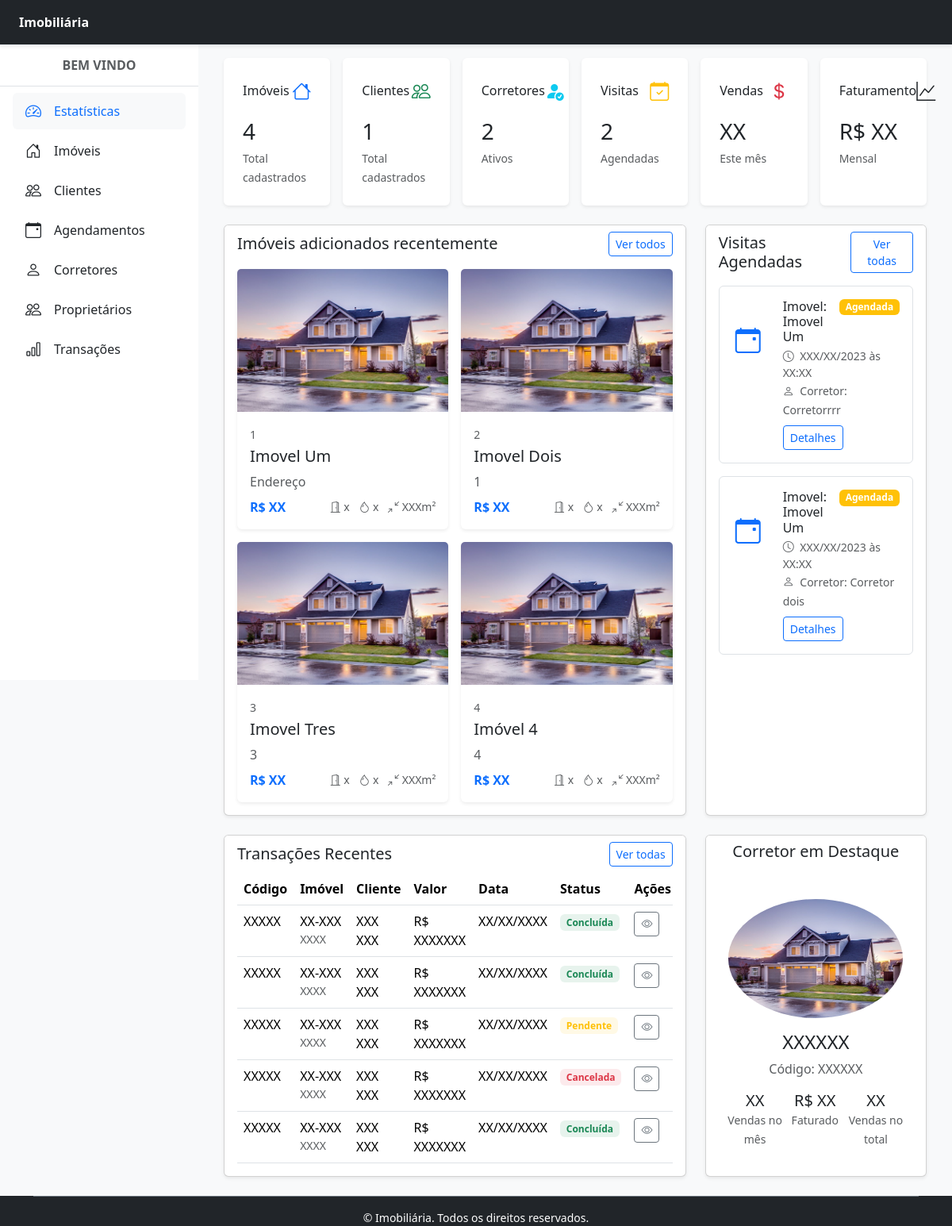
Before: / with the older database file.
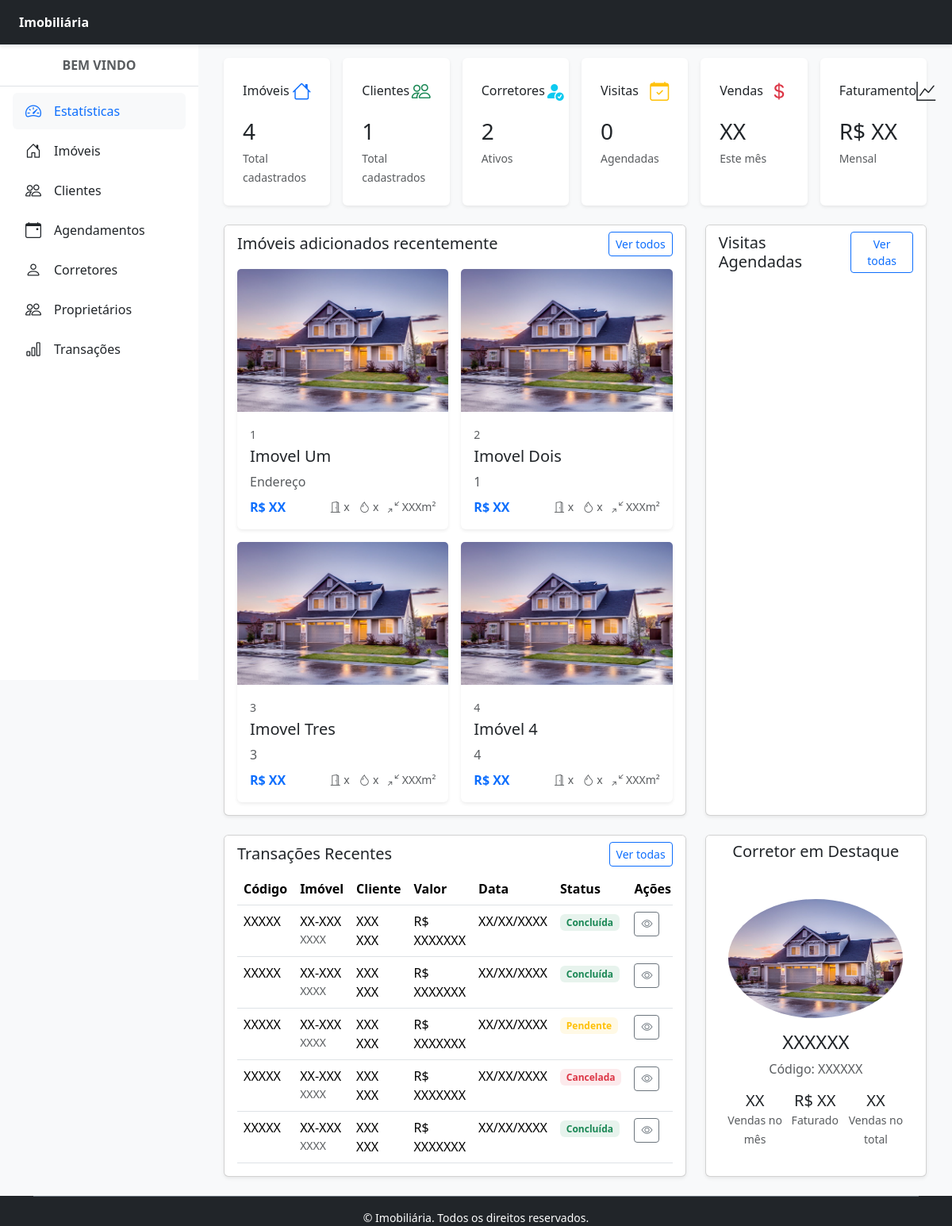
After: the same page with the newer database file.
### imovel/models.py (models this page shows, shortened)
class Imovel(models.Model):
    nome = models.CharField(max_length=100)
    codigoImovel = models.CharField('Código do Imóvel', max_length=10, unique=True, help_text='Código único do imóvel', default='Imovel')
    foto = StdImageField('Foto', upload_to='pessoas', delete_orphans=True, null=True, blank=True)
    endereco = models.CharField('Endereço', max_length=100, help_text='Endereço completo')
    proprietario = models.ManyToManyField(Proprietario, verbose_name='Proprietário', help_text='Selecione o proprietário do imóvel')
    disponivel_locacao = models.BooleanField('Disponível para Locação', default=True, help_text='Indica se o imóvel está disponível para locação')
    valorVenda = models.DecimalField('Valor de Venda', max_digits=10, decimal_places=2, null=True, blank=True, help_text='Valor do imóvel para venda')
    valorIPTU = models.DecimalField('Valor IPTU', max_digits=10, decimal_places=2, null=True, blank=True, help_text='Valor anual do IPTU')
    valorCondominio = models.DecimalField('Valor do Condomínio', max_digits=10, decimal_places=2, null=True, blank=True, help_text='Valor mensal do condomínio')
    areaTotal = models.DecimalField('Área Total (m²)', max_digits=10, decimal_places=2, null=True, blank=True, help_text='Área total do imóvel em metros quadrados')
    areaPrivativa = models.DecimalField('Área Privativa (m²)', max_digits=10, decimal_places=2, null=True, blank=True, help_text='Área privativa do imóvel em metros quadrados')
    areaUtil = models.DecimalField('Área Útil (m²)', max_digits=10, decimal_places=2, null=True, blank=True, help_text='Área útil do imóvel em metros quadrados')
    numQuartos = models.IntegerField('Número de Quartos', null=True, blank=True, help_text='Número de quartos no imóvel')
    numBanheiros = models.IntegerField('Número de Banheiros', null=True, blank=True, help_text='Número de banheiros no imóvel')
    vagasGaragem = models.IntegerField('Vagas de Garagem', null=True, blank=True, help_text='Número de vagas de garagem disponíveis')
    caracteristicas = models.TextField('Características', null=True, blank=True, help_text='Descrição das características do imóvel')
    comodidades = models.TextField('Comodidades', null=True, blank=True, help_text='Lista de comodidades oferecidas pelo imóvel')
    descricao = models.TextField('Descrição Completa', null=True, blank=True, help_text='Descrição detalhada do imóvel')
    tipoImovel = models.CharField('Tipo de Imóvel', max_length=20, choices=[('Casa', 'Casa'), ('Apartamento', 'Apartamento'), ('Terreno', 'Terreno'), ('Comercial', 'Comercial'), ('Outro', 'Outro'),], null=True, blank=True, help_text='Tipo do imóvel (casa, apartamento, etc.)')
    VALORIZACAO_PADRAO = Decimal('1.10')  # 10% de valorização padrão
    zona_valorizacao = models.BooleanField(
        default=False,
        help_text="Marque se o imóvel está em uma região de valorização especial (ex: bairro de luxo, próximo a universidades)."
    )
    class Meta:
        verbose_name = 'Imóvel'
        verbose_name_plural = 'Imóveis'
    def __str__(self):
        return self.nome

### visita/models.py (models this page shows)
class Visita(models.Model):
    corretor = models.ForeignKey('corretores.Corretor', on_delete=models.CASCADE, related_name='corretor', null=True)
    imovel = models.ForeignKey('imovel.Imovel', on_delete=models.CASCADE, related_name='imovel', null=True)
    cliente = models.ForeignKey('cliente.Cliente', on_delete=models.CASCADE, related_name='cliente', null=True)
    data = models.DateField('Data', help_text='Data da visita', null=True)
    codigoVisita = models.CharField('Código da Visita', max_length=10, unique=True, help_text='Código único da visita', default='Visita')
    class Meta:
        verbose_name = 'Cliente'
        verbose_name_plural = 'Clientes'

### corretores/models.py (models this page shows)
class Corretor(Pessoa):
    codigoCorretor = models.CharField('Código do Corretor', max_length=10, unique=True, help_text='Código único do corretor', default='CORRETOR')
    foto = StdImageField('Foto', upload_to='corretores', delete_orphans=True, blank=False, null=False)
    def __str__(self):
        return self.nome

### home/views.py (the view)
# urls.py: path('', IndexView.as_view(), name='index'),
class IndexView(TemplateView):
    template_name = 'index.html'
    def get_context_data(self, **kwargs):
        context = super().get_context_data(**kwargs)
        context['total_imoveis'] = Imovel.objects.count()
        context['imoveis_recentes'] = Imovel.objects.all()[:4]
        context['total_clientes'] = Cliente.objects.count()
        context['total_corretores'] = Corretor.objects.count()
        context['total_visitas'] = Visita.objects.count()
        context['visitas_recentes'] = Visita.objects.all()[:4]
        return context

### home/templates/index.html (shortened to what the changed rows need)
{% extends "principal.html" %}
{% block content %}
<div class="container-fluid px-4 pt-3 bg-light">
  <div class="row g-3 mb-4">
    <div class="col-12 col-sm-6 col-md-4 col-lg-4 col-xl-2">
      <div class="stat-card card border-0 shadow-sm p-2 h-100">
        <div class="card-body">
          <div class="d-flex justify-content-between align-items-center mb-3">
            <h6 class="card-title mb-0">Visitas</h6>
            <i class="bi bi-calendar-check fs-4 text-warning"></i>
          </div>
          <h3 class="card-text mb-1">{{ total_visitas }}</h3>
          <small class="text-muted">Agendadas</small>
        </div>
      </div>
    </div>
  </div>
  <div class="row g-4 mb-4">
    <div class="col-12 col-lg-8">
      <div class="card shadow-sm h-100">
        <div class="card-body pt-2">
          <div class="row g-3">
            {% for imovel in imoveis_recentes %}
            <div class="col-12 col-md-6">
              <div class="property-card card h-100 border-0 shadow-sm">
                <div class="position-relative">
                  {% if imovel.foto %}
                  <img src="{{ imovel.foto.url }}" class="card-img-top" alt="Imóvel"
                    style="height: 180px; object-fit: cover;">
                  {% else %}
                  <img src="/static/img/casa1.jpeg" class="card-img-top" alt="Imóvel"
                    style="height: 180px; object-fit: cover;">
                  {% endif %}
                </div>
                <div class="card-body">
                  <small class="text-muted">{{imovel.codigoImovel}}</small>
                  <h5 class="card-title mt-1">{{imovel.nome}}</h5>
                  <p class="card-text text-muted mb-2">{{imovel.endereco}}</p>
                  <div class="d-flex justify-content-between align-items-center">
                    <span class="fw-bold text-primary">R$ XX</span>
                    <div class="text-muted small">
                      <i class="bi bi-door-open"></i> x
                      <i class="bi bi-droplet ms-2"></i> x
                      <i class="bi bi-arrows-angle-contract ms-2"></i> XXXm²
                    </div>
                  </div>
                </div>
              </div>
            </div>
          {% endfor %}
          </div>
        </div>
      </div>
    </div>
    <div class="col-12 col-lg-4">
      <div class="card shadow-sm h-100">
        <div class="card-body pt-2">
          {% for visita in visitas_recentes %}
          <div class="visit-item border p-3 mb-3 rounded">
            <div class="d-flex">
              <div class="mt-4 text-primary p-1 rounded me-4">
                <i class="bi bi-calendar-event fs-2"></i>
              </div>
              <div class="flex-grow-1">
                <div class="d-flex justify-content-between align-items-start">
                  <h6 class="mb-1">Imovel: {{visita.imovel}}</h6>
                  <span class="badge bg-warning bg-opacity-20 text-white">Agendada</span>
                </div>
                <small class="text-muted d-block">
                  <i class="bi bi-clock me-1"></i> XXX/XX/2023 às XX:XX
                </small>
                <small class="text-muted">
                  <i class="bi bi-person me-1"></i> Corretor: {{visita.corretor}}
                </small>
                <div class="mt-2">
                  <button class="btn btn-sm btn-outline-primary">Detalhes</button>
                </div>
              </div>
            </div>
          </div>
          {% endfor %}
        </div>
      </div>
    </div>
  </div>
  <div class="row g-4">
    <div class="col-12 col-lg-8">
      <div class="card shadow-sm">
        <div class="card-body pt-2">
          <div class="table-responsive">
            <table class="table table-hover mb-0">
              <thead class="table-white">
                <tr>
                  <th>Código</th>
                  <th>Imóvel</th>
                  <th>Cliente</th>
                  <th>Valor</th>
                  <th>Data</th>
                  <th>Status</th>
                  <th>Ações</th>
                </tr>
              </thead>
            </table>
          </div>
        </div>
      </div>
    </div>
  </div>
</div>
{% endblock %}

Changed rows visible on the page:
removed Visita: imovel "Imovel Um", corretor "Corretorrrr"
removed Visita: imovel "Imovel Um", corretor "Corretor dois"
Other visible differences:
{{ total_visitas }}: "2" → "0"
